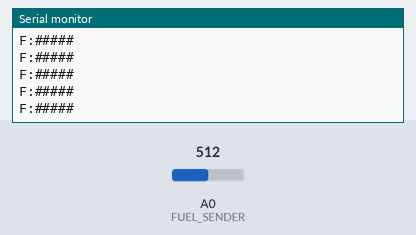
Recording of a sketch running on a simulated Arduino Uno, built with avr-gcc and run on an emulated ATmega328P. Shown: the last lines printed to the serial monitor. The test bench sets the inputs (shaded band); at power-on: A0 (FUEL_SENDER) = 512.

Above: at 1.2 s.
1.3 s: A0 (FUEL_SENDER) set to 716
At 2.2 s:
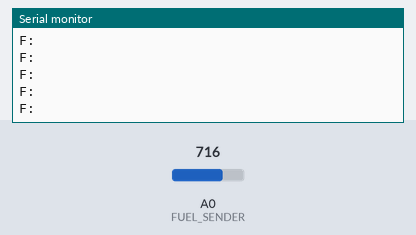
3.2 s: A0 (FUEL_SENDER) set to 511
At 4.2 s:
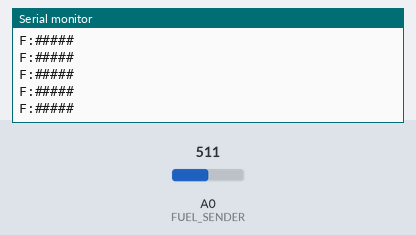
6.2 s: A0 (FUEL_SENDER) set to 306
At 6.8 s:
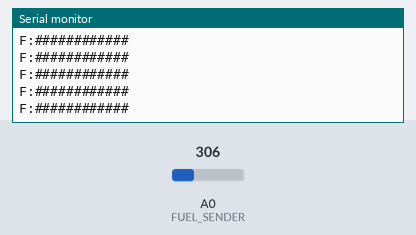
8.1 s: A0 (FUEL_SENDER) set to 122
At 9.1 s:
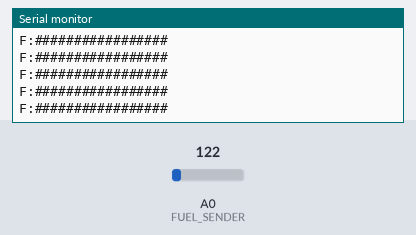
10.0 s: A0 (FUEL_SENDER) set to 0
At 11.1 s:
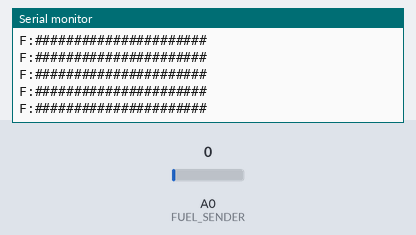

The sketch:

fuel_test.ino
```cpp
#define FUEL_SENDER A0

int fuelSender = 0;
int level = 0;
int mod = 0;
int full = 0;

void setup() {
  // put your setup code here, to run once:
  Serial.begin(9600);
}

void loop() {
  // put your main code here, to run repeatedly:

  fuelSender = analogRead(FUEL_SENDER);
  level = map(fuelSender, 200, 600, 14, 0);

  String a = "";

  for (int i=0; i<=level; i++) {
    a += "#";
  }

  String pre = "F:" + a;


  Serial.println(pre);
}
```

Measured:
- after the input at 1.3 s, the serial monitor: prints a new line after 0.08 s (image 1)
- after the input at 6.2 s, the serial monitor: prints a new line after 0.07 s (image 3)
- after the input at 8.1 s, the serial monitor: prints a new line after 0.07 s (image 4)
- after the input at 10.0 s, the serial monitor: prints a new line after 0.07 s (image 5)
